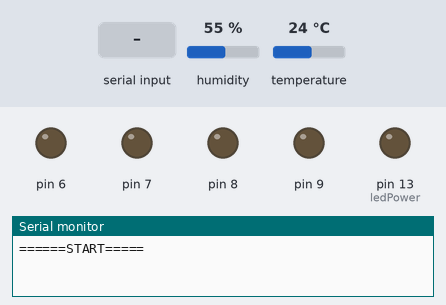
Bench run of a sketch on a simulated Arduino Uno, built with avr-gcc and run on an emulated ATmega328P. Shown: output pins drawn as LEDs (lit = HIGH), the last lines printed to the serial monitor. Inputs (shaded band) come from the test bench; at power-on: humidity 55 %, temperature 24 °C. Pins used as bus, display or sensor lines are not drawn.

Above: at 1.2 s.
1.3 s: "g" received over Serial
At 2.4 s:
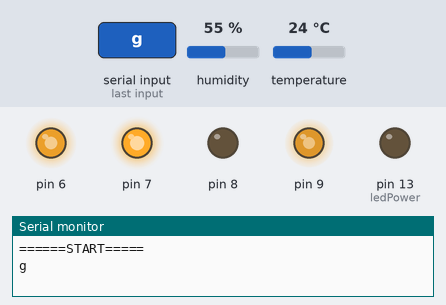
2.8 s: "b" received over Serial
At 3.6 s:
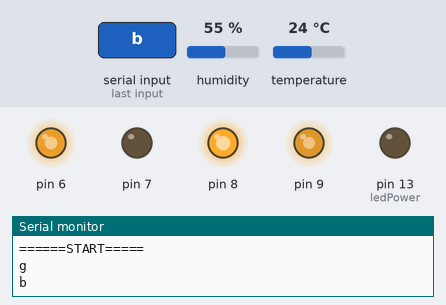
4.3 s: "l" received over Serial
At 4.7 s:
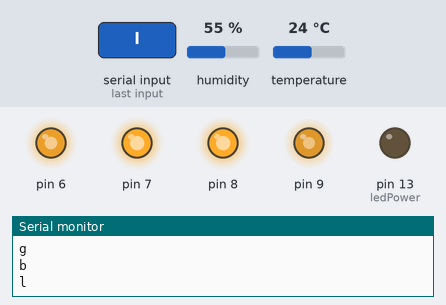
5.8 s: "r" received over Serial
At 7.0 s:
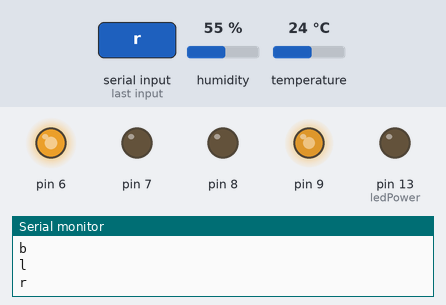
7.3 s: "s" received over Serial
At 8.2 s:
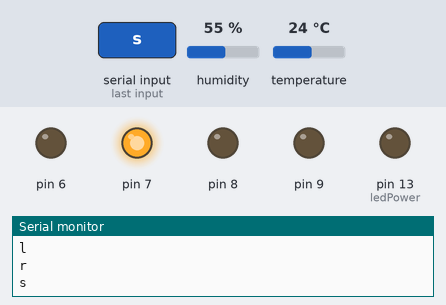
8.8 s: "d" received over Serial
At 10.2 s:
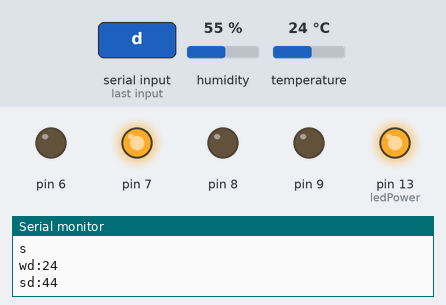
Timing chart, 0 to 11.3 s (numbered marks = the images above; inputs shaded):
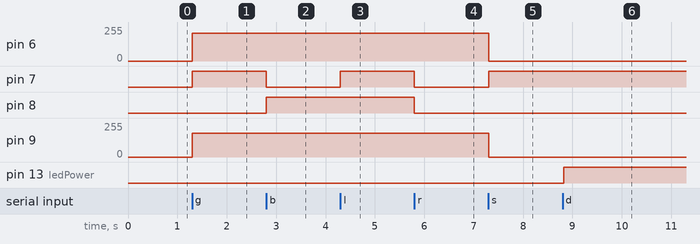

Measured:
- after the input at 1.3 s, pin 6: 0/255 → 210/255 at once; pin 7: LOW → HIGH at once; pin 9: 0/255 → 180/255 at once
- after the input at 2.8 s, pin 7: HIGH → LOW at once; pin 8: LOW → HIGH at once
- after the input at 4.3 s, pin 7: LOW → HIGH at once
- after the input at 5.8 s, pin 7, pin 8: HIGH → LOW at once
- after the input at 7.3 s, pin 6: 210/255 → 0/255 at once; pin 7: LOW → HIGH at once; pin 9: 180/255 → 0/255 at once
- after the input at 8.8 s, pin 13 (ledPower): LOW → HIGH at once

The sketch:

CarDriver_Sensor.ino
```cpp
#include <dht11.h>
char p;

dht11 DHT11;
#define DHT11PIN 5

int dustPin = A0;  //pm2.5模拟口
float dustVal = 0;
int ledPower = 13;   //pm2.5数字口
int delayTime = 280;
int delayTime2 = 40;
float offTime = 9680;
int Beep = 0; //峰鸣器数字口
int MQ2 = A1; //可燃气体传感器模拟口;
int MQ7 = A3; //一氧化碳传感器
int MQ135 = A2; //苯系有害气体传感器模拟口;
int val = 0;
int Digital_Value = 0;
float temp_Value = 0;

/*
   PWM输出控制电机速度
*/
int ENA = 9;
int ENB = 6;
/*
   控制电机正反转
*/
int dirA = 7;
int dirB = 8;

double dewPointFast(double celsius, double humidity)    //快速计算
{
  double a = 17.271;
  double b = 237.7;
  double temp = (a * celsius) / (b + celsius) + log(humidity / 100);
  double Td = (b * temp) / (a - temp);
  return Td;
}
void setup() {

  pinMode(Beep, OUTPUT);
  pinMode(MQ2, INPUT);
  pinMode(MQ7, INPUT);
  pinMode(MQ135, INPUT);
  pinMode(ledPower, OUTPUT);
  pinMode(dustPin, INPUT);
  Serial.begin(9600);
  digitalWrite(Beep, HIGH);
  Serial.println("======START=====");

}

void loop() {
  while (Serial.available() > 0) {
    p = Serial.read();
    //前进
    if (p == 'g') {
      _motor(dirA, 1, ENA, 180);
      _motor(dirB, 0, ENB, 210);
      Serial.println(p);
    }
    //后退
    if (p == 'b')
    {
      _motor(dirA, 0, ENA, 180);
      _motor(dirB, 1, ENB, 210);
      Serial.println(p);
    }
    //左转
    if (p == 'l')
    {
      _motor(dirA, 1, ENA, 180);
      _motor(dirB, 1, ENB, 210);
      Serial.println(p);
    }
    //右转
    if (p == 'r')
    {
      _motor(dirA, 0, ENA, 180);
      _motor(dirB, 0, ENB, 210);
      Serial.println(p);
    }
    //停止
    if (p == 's')
    {
      _motor(dirA, 1, ENA, 0);
      _motor(dirB, 0, ENB, 0);
      Serial.println(p);
    }
    //空气数据开始采集
    if (p == 'd')
    {
      data();
    }
  }
}
/*
   电机驱动函数
*/
void _motor(int DIR, int state, int pwm, int val)
{
  pinMode(DIR, OUTPUT);
  pinMode(pwm, OUTPUT);
  digitalWrite(DIR, state);
  analogWrite(pwm, val);
}
/*
   传感器数据的处理和输出
*/
void data() {
  //温度
  int vol = getTemp();
  int Hum = getHumidity();
  int pm = getPm();
  int co = getMQ7();
  int kr1 = getMQ2();
  int yd1 = getMQ135();
  String wendu = "wd:";
  wendu.concat(vol);
  Serial.println(wendu);
  delay(1200);
  //湿度
  if(vol>35||pm>1500||co>150||kr1>200||yd1>200)
        {
           digitalWrite(Beep, HIGH);
         }
       else
         {
         digitalWrite(Beep, LOW);
       }
  String Humidity = "sd:";
  Humidity.concat(Hum);
  Serial.println(Humidity);
  delay(1200);
    if(vol>35||pm>1500||co>150||kr1>200||yd1>200)
        {
           digitalWrite(Beep, HIGH);
         }
       else
         {
         digitalWrite(Beep, LOW);
       }
  //PM2.5

  String pm25 = "pm:";
  pm25.concat(pm);
  Serial.println(pm25);
  delay(1200);
   if(vol>35||pm>1500||co>150||kr1>200||yd1>200)
        {
           digitalWrite(Beep, HIGH);
         }
       else
         {
         digitalWrite(Beep, LOW);
       }
  //CO

  String Co = "co:";
  Co.concat(co);
  Serial.println(Co);
  delay(1200);
   if(vol>35||pm>1500||co>150||kr1>200||yd1>200)
        {
           digitalWrite(Beep, HIGH);
         }
       else
         {
         digitalWrite(Beep, LOW);
       }
  //可燃气体

  String kr = "kr:";
  kr.concat(kr1);
  Serial.println(kr);
  delay(1200);
    if(vol>35||pm>1500||co>150||kr1>200||yd1>200)
        {
           digitalWrite(Beep, HIGH);
         }
       else
         {
         digitalWrite(Beep, LOW);
       }
  //有毒气体

  String yd = "yd:";
  yd.concat(yd1);
  Serial.println(yd);
  delay(1200);
  if(vol>35||pm>1500||co>150||kr1>200||yd1>200)
        {
           digitalWrite(Beep, HIGH);
         }
       else
         {
         digitalWrite(Beep, LOW);
       }
}

int getPm()    //获取pm2.5
{

  float pm;
  int pmm;
  String pm25;
  digitalWrite(ledPower, LOW);
  delayMicroseconds(delayTime);
  dustVal = analogRead(dustPin);
  delayMicroseconds(delayTime2);
  digitalWrite(ledPower, HIGH);
  delayMicroseconds(offTime);
  if (dustVal > 36.455) {
    pm = (float(dustVal / 1024) - 0.0356) * 120000 * 0.035;

  }
  pmm = (int)(pm-2200);
  return pmm;
}
int getMQ7()    //一氧化碳传感器
{
  int val1;
  val1 = analogRead(MQ7);
  int val = val1 * 0.3; //将输出数值转换
  //   Serial.print("MQ7:");
  //  Serial.println(val);

  return val;

}
//可燃气体传感器
int  getMQ2()
{
  int val;
  val = analogRead(MQ2);
  // Serial.print("MQ2:");
  //  Serial.println(val);
  return val;
}
int  getMQ135()  //有毒气体传感器
{
  int n = analogRead(MQ135);
  int MQ135 = n * 0.45; //将输出数值转换
  //  Serial.print("MQ135:");
  // Serial.println(n);
  return MQ135;
}
int getTemp()
{
  int chk = DHT11.read(DHT11PIN);
  int Temp = DHT11.temperature;
  // Serial.print("wendu");
  //  Serial.println(Temp);
  // Serial.print("Temperature (oC): ");
  // Serial.println((float)DHT11.temperature, 2);
  return Temp;
}
int getHumidity()
{
  int Humidity1 = DHT11.humidity;
  // Serial.print("Humidity (%): ");
  //  Serial.println((float)DHT11.humidity, 2);
  //  Serial.print("shidu(%): ");
  //  Serial.println(Humidity);
  int Humidity=Humidity1*0.8;
  return Humidity;
}
```
